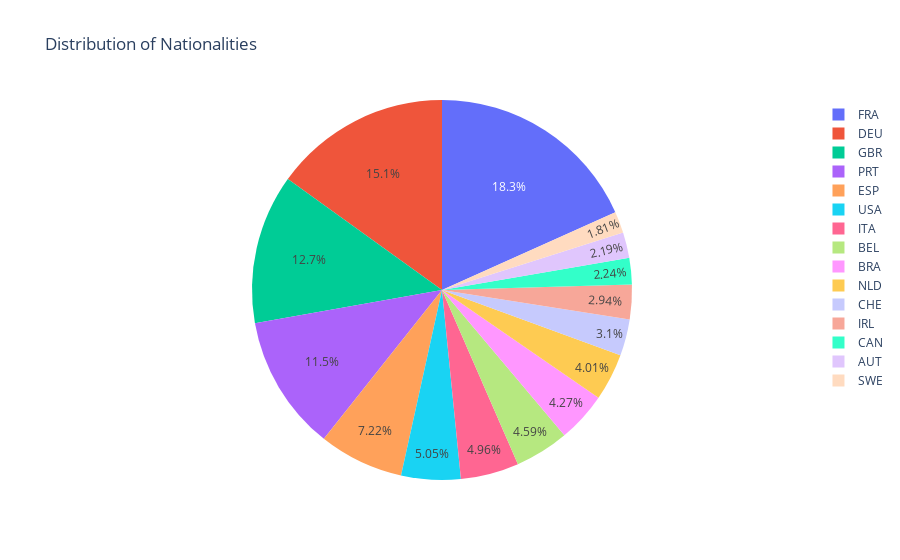

The notebook cell this image was saved under:
### Code cell
top_15 = df['Nationality'].value_counts().head(15)
fig = px.pie( values = top_15.values,names=top_15.keys(), title='Distribution of Nationalities')
fig.show()

### Figure 1 — Plotly figure (JSON) as saved in the notebook; plotly's stock layout.template omitted (floating-point values rounded to 4 significant figures)
{"data": [{"domain": {"x": [0, 1], "y": [0, 1]}, "hovertemplate": "label=%{label}<br>value=%{value}<extra></extra>", "labels": ["FRA", "DEU", "GBR", "PRT", "ESP", "USA", "ITA", "BEL", "BRA", "NLD", "CHE", "IRL", "CAN", "AUT", "SWE"], "legendgroup": "", "name": "", "showlegend": true, "type": "pie", "values": [12409, 10224, 8648, 7813, 4898, 3426, 3363, 3118, 2896, 2723, 2106, 1996, 1523, 1488, 1231]}], "layout": {"legend": {"tracegroupgap": 0}, "title": {"text": "Distribution of Nationalities"}}}
